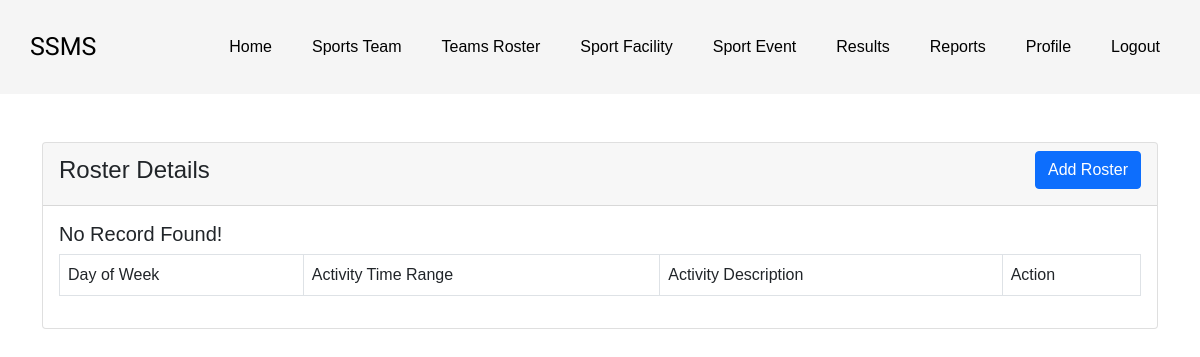
The app's page /coach/teams_roster_details.php (signed in), older data.
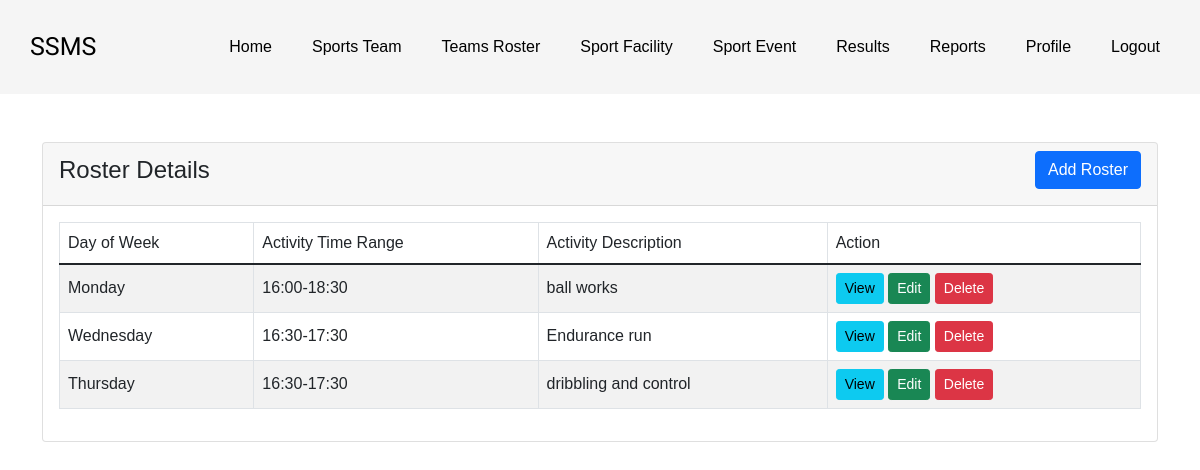
The same page, newer data.
### tables this page shows
CREATE TABLE `teams_roster` (
  `id` int(11) NOT NULL,
  `coach_id` int(11) DEFAULT NULL,
  `day_of_week` enum('Monday','Tuesday','Wednesday','Thursday','Friday','Saturday','Sunday') DEFAULT NULL,
  `activity_time_range` varchar(50) DEFAULT NULL,
  `activity_description` varchar(255) DEFAULT NULL
);

### coach/teams_roster_details.php (the view, shortened to what this page needs)
<?php
require '../includes/dbh.inc.php';
?>
<!doctype html>
<html lang="en">
<head>
    <link href="https://cdn.jsdelivr.net/npm/bootstrap@5.1.3/dist/css/bootstrap.min.css" rel="stylesheet">
</head>
<?php include('../includes/coach_header.inc.php'); ?>
<body>
<div class="container mt-5">
    <div class="row">
        <div class="col-md-12">
            <div class="card">
                <div class="card-header">
                    <h4 class="d-flex justify-content-between align-items-center">
                        <span>Roster Details</span>
                        <a href="teams_roster_create.php" class="btn btn-primary">Add Roster</a>
                    </h4>
                </div>
                <div class="card-body table-responsive">
                    <table class="table table-bordered table-striped">
                        <thead>
                        <tr>
                            <th>Day of Week</th>
                            <th>Activity Time Range</th>
                            <th>Activity Description</th>
                            <th>Action</th>
                        </tr>
                        </thead>
                        <tbody>
                        <?php
                        $coach_id = $_SESSION['user_id'];
                        $query = "SELECT * FROM teams_roster WHERE coach_id = '$coach_id'";
                        $query_run = mysqli_query($con, $query);
                        if (mysqli_num_rows($query_run) > 0) {
                            foreach ($query_run as $roster) {
                                ?>
                                <tr>
                                    <td><?= $roster['day_of_week']; ?></td>
                                    <td><?= $roster['activity_time_range']; ?></td>
                                    <td><?= $roster['activity_description']; ?></td>
                                    <td>
                                        <a href="teams_roster_view.php?id=<?= $roster['id']; ?>" class="btn btn-info btn-sm">View</a>
                                        <a href="teams_roster_edit.php?id=<?= $roster['id']; ?>" class="btn btn-success btn-sm">Edit</a>
                                        <form action="teams_roster_details.php" method="POST" class="d-inline">
                                            <button type="submit" class="btn btn-danger btn-sm">Delete</button>
                                        </form>
                                    </td>
                                </tr>
                                <?php
                            }
                        } else {
                            echo "<h5>No Record Found!</h5>";
                        }
                        ?>
                        </tbody>
                    </table>
                </div>
            </div>
        </div>
    </div>
</div>
</body>
</html>

Row changes from the older to the newer data that the page shows:
added teams_roster: day_of_week "Monday", activity_time_range "16:00-18:30", activity_description "ball works"
added teams_roster: day_of_week "Wednesday", activity_time_range "16:30-17:30", activity_description "Endurance run"
added teams_roster: day_of_week "Thursday", activity_time_range "16:30-17:30", activity_description "dribbling and control"
Text that changed along with them:
text no longer shown: "No Record Found!"
